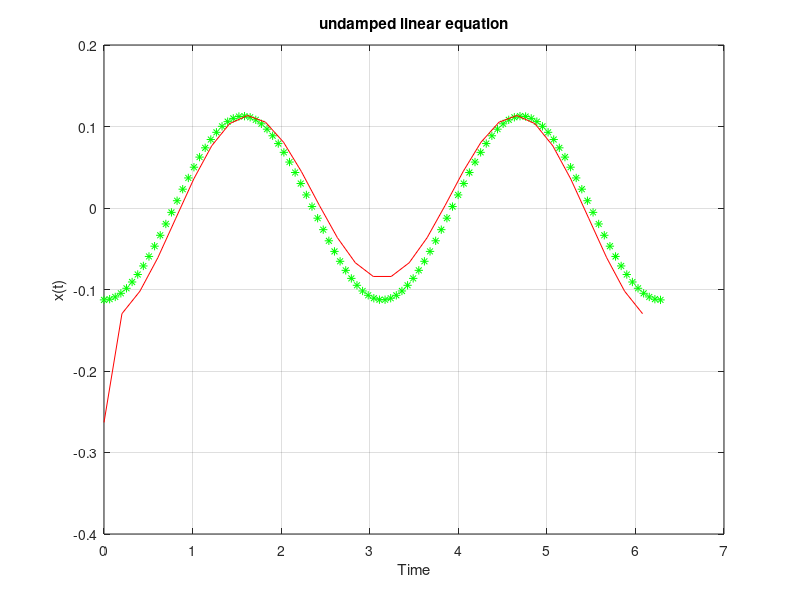

MATLAB code to generate this figure:
function funtion()
%ddx + x = cos(w*t) 
clear all
clc
close all
N=31;
t=linspace(0,2*1*pi, N+1);
t = t(1:end-1)';
T=2;
w=2*pi/T;                     %sampling frequency
omega =[0,-1:-1:floor(-N/2),floor(N/2-1):-1:1]'+0.0000001; %floor takes next minimum value
Omega=w*omega;
f=cos(2.*t);                  % forcing function
F=fft(f);
t_eval = linspace(0,2*pi,100);
X_analytical = (cos(2*t_eval)/(1-w.^2));
x0 = 1*ones(N,1);
X1 = fminsearch(minfun(),F);   %minimization of function

function R = minfun(x0)
 dotX=Omega.*F;
 dotx=ifft(dotX);
 dotdotx = ifft(-Omega.^2.*F);
 x0=dotdotx./Omega.^2;
 error = (dotdotx + x0 - f);
 R = @(F) sum((error).^2);
end
 plot(t_eval,X_analytical,'g*',t,ifft(X1)/(1-w.^2), 'r-');
 xlabel('Time');
 ylabel('x(t)');
 title('undamped linear equation')
 grid on 
end